Frame 1 (no input): blank canvas, image omitted
Frame 60 (no input): blank canvas, image omitted
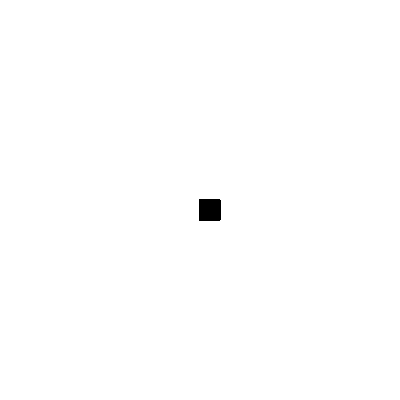
Frame 120 (the mouse pressed at the canvas centre since frame 60)

The p5.js sketch whose frames 1 and 60 were blank and that drew this single picture after the mouse press (run headless with seeded random() and noise() and a simulated clock; from frame 60 on, the mouse is pressed at the canvas centre):

// p5.js sketch
// ── sketch.js
function setup() {
    createCanvas(400, 400);
    background("white");
  }
  
  function draw() {
    
    stroke("black");
    fill("black")
    
    if(mouseIsPressed){
    rect(mouseX,mouseY,20,20);
  }
  }
